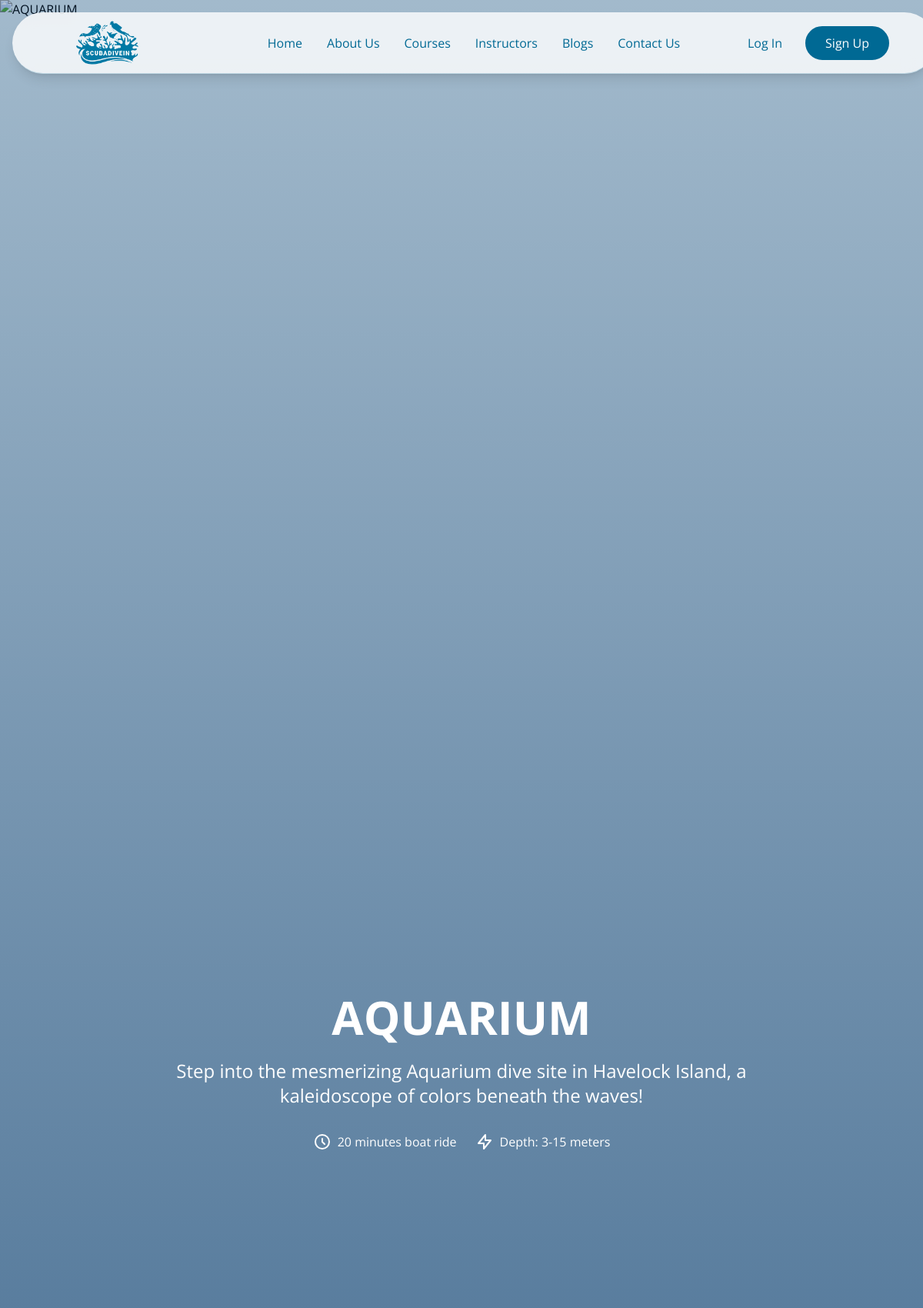
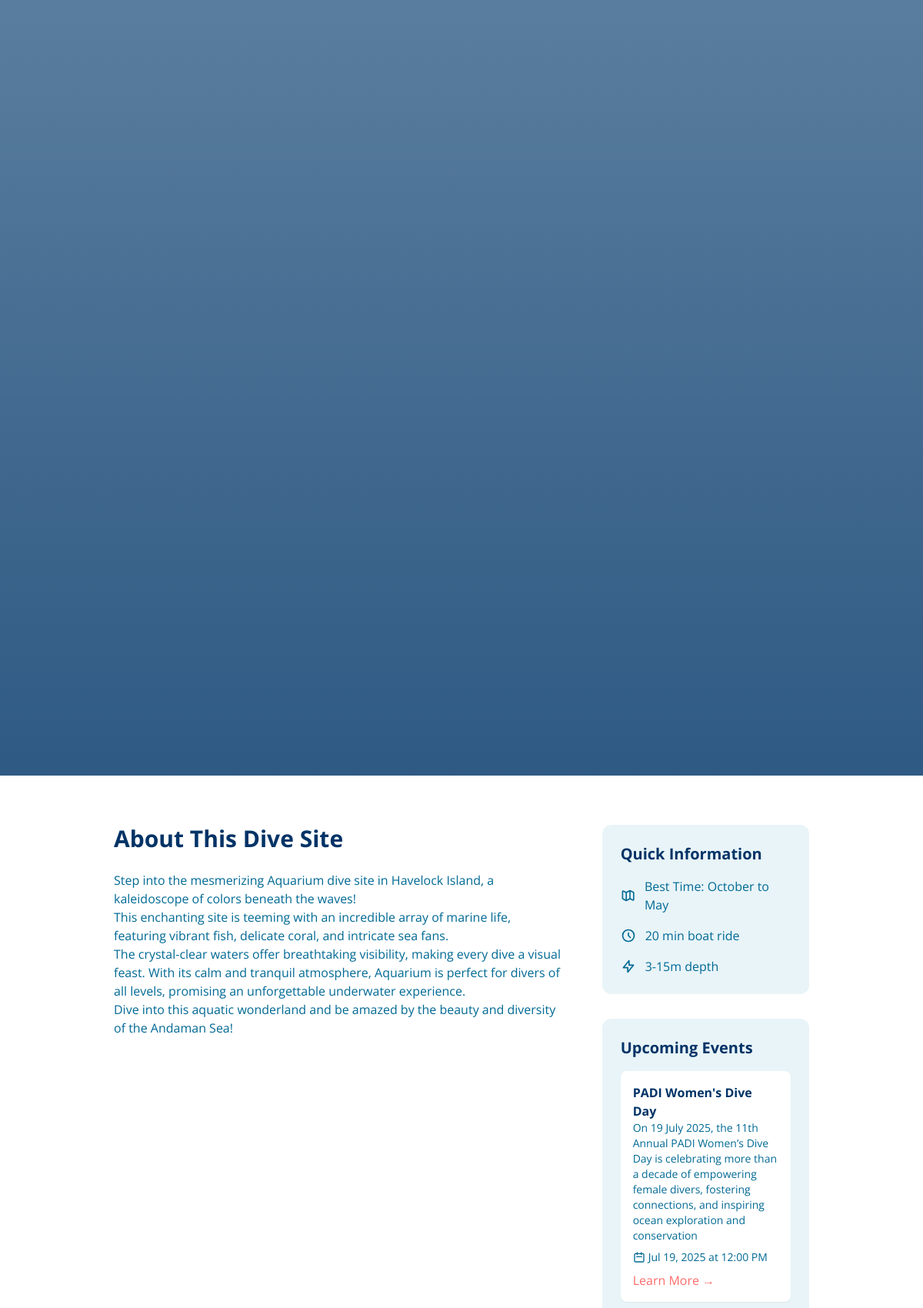
The app's page /dive-locations/aquarium/ (upper part) with its own data (2 pictures, top to bottom).
### mainSite/models.py (models this page shows, shortened)
class DiveLocation(models.Model):
    name = models.CharField(max_length=200, db_index=True)
    slug = models.SlugField(unique=True, db_index=True)
    short_description = models.CharField(max_length=255)
    description = models.TextField()
    featured_image = ImageKitField(folder_name='dive_locations', max_length=500, blank=True, null=True)
    boat_ride_duration = models.PositiveIntegerField(help_text="Duration in minutes")
    depth_range_min = models.PositiveIntegerField(help_text="Minimum depth in meters")
    depth_range_max = models.PositiveIntegerField(help_text="Maximum depth in meters")
    is_featured = models.BooleanField(default=False, db_index=True)
    is_active = models.BooleanField(default=True, db_index=True)
    created_at = models.DateTimeField(auto_now_add=True, db_index=True)
    updated_at = models.DateTimeField(auto_now=True)
    class Meta:
        ordering = ['name']
        indexes = [
            models.Index(fields=['is_featured', 'is_active']),
        ]
        verbose_name = "Dive Location"
        verbose_name_plural = "Dive Locations"

class Event(models.Model):
    name = models.CharField(max_length=200, db_index=True)
    slug = models.SlugField(unique=True, db_index=True)
    short_description = models.CharField(max_length=255)
    description = models.TextField()
    featured_image = ImageKitField(folder_name='event_images', max_length=500, blank=True, null=True)
    event_date = models.DateField(db_index=True)
    start_time = models.TimeField()
    duration = models.PositiveIntegerField(help_text="Duration in minutes")
    location = models.ForeignKey(DiveLocation, on_delete=models.CASCADE, related_name='events')
    max_participants = models.PositiveIntegerField(default=10)
    price = models.DecimalField(max_digits=10, decimal_places=2, db_index=True)
    is_featured = models.BooleanField(default=False, db_index=True)
    is_active = models.BooleanField(default=True, db_index=True)
    created_at = models.DateTimeField(auto_now_add=True, db_index=True)
    updated_at = models.DateTimeField(auto_now=True)
    class Meta:
        ordering = ['event_date', 'start_time']
        indexes = [
            models.Index(fields=['is_featured', 'is_active']),
            models.Index(fields=['event_date', 'start_time']),
        ]
        verbose_name = "Event"
        verbose_name_plural = "Events"

### mainSite/views.py (the view)
# urls.py: path('dive-locations/<slug:slug>/', views.dive_location_detail, name='diveLocationDetail'),
def dive_location_detail(request, slug):
    location = get_object_or_404(DiveLocation, slug=slug, is_active=True)
    location.featured_image_url = get_image_url(location.featured_image, 'featured')
    upcoming_events = location.events.filter(
        is_active=True,
        event_date__gte=timezone.now().date()
    ).order_by('event_date', 'start_time')[:3]
    for event in upcoming_events:
        event.featured_image_url = get_image_url(event.featured_image, 'thumbnail')
    context = {
        'location': location,
        'upcoming_events': upcoming_events,
        'page_title': location.name,
        'page_description': location.short_description
    }
    return render(request, 'mainSite/dive_location_detail.html', context)

### mainSite/utils/imagekit_config.py (called while the page is built)
def get_optimized_image_url(image_path, transformation_type='thumbnail'):
    if not image_path:
        return None
    transformations = {
        'thumbnail': [{'height': 300, 'width': 400}],
        'featured': [{'height': 800, 'width': 1200}],
        'gallery': [{'height': 600, 'width': 800}]
    }
    try:
        url = imagekit.url({
            "path": image_path,
            "transformation": transformations.get(transformation_type, [])
        })
        return url
    except Exception as e:
        print(f"ImageKit URL generation error: {str(e)}")
        return None

### mainSite/utils/imagekit_field.py (called while the page is built)
    def get_internal_type(self):
        return 'CharField'

    def from_db_value(self, value, expression, connection):
        if value is None:
            return value
        return value

### templates/mainSite/dive_location_detail.html (shortened to what this page needs)
{% extends '../base.html' %}
{% load static %}
{% block content %}
<section class="relative h-[50vh] min-h-[500px] flex items-center justify-center overflow-hidden pt-20">
  <div class="absolute inset-0 z-0">
    {% if location.featured_image_url %}
    <img src="{{ location.featured_image_url }}" alt="{{ location.name }}" class="w-full h-full object-cover">
    {% else %}
    <img src="{% static 'images/dive-sites/default-location.jpg' %}" alt="{{ location.name }}" class="w-full h-full object-cover"
         onerror="this.src='https://images.unsplash.com/photo-1682687982501-1e58ab814714?q=80&w=1470&auto=format&fit=crop'">
    {% endif %}
    <div class="absolute inset-0 bg-gradient-to-t from-deep-blue/80 to-deep-blue/30"></div>
  </div>
  <div class="container mx-auto px-[5%] relative z-10 text-center text-white">
    <h1 class="text-4xl font-bold md:text-5xl lg:text-6xl mb-6">{{ location.name }}</h1>
    <p class="text-xl md:text-2xl mb-8 max-w-3xl mx-auto">{{ location.short_description }}</p>
    <div class="flex flex-wrap justify-center gap-6">
      <div class="flex items-center">
        <svg xmlns="http://www.w3.org/2000/svg" class="h-6 w-6 mr-2" fill="none" viewBox="0 0 24 24" stroke="currentColor">
          <path stroke-linecap="round" stroke-linejoin="round" stroke-width="2" d="M12 8v4l3 3m6-3a9 9 0 11-18 0 9 9 0 0118 0z" />
        </svg>
        <span>{{ location.boat_ride_duration }} minutes boat ride</span>
      </div>
      <div class="flex items-center">
        <svg xmlns="http://www.w3.org/2000/svg" class="h-6 w-6 mr-2" fill="none" viewBox="0 0 24 24" stroke="currentColor">
          <path stroke-linecap="round" stroke-linejoin="round" stroke-width="2" d="M13 10V3L4 14h7v7l9-11h-7z" />
        </svg>
        <span>Depth: {{ location.depth_range_min }}-{{ location.depth_range_max }} meters</span>
      </div>
    </div>
  </div>
</section>
<section class="py-16 bg-white">
  <div class="container mx-auto px-[5%]">
    <div class="grid grid-cols-1 lg:grid-cols-3 gap-12">
      <div class="lg:col-span-2">
        <h2 class="text-3xl font-bold text-deep-blue mb-6">About This Dive Site</h2>
        <div class="prose max-w-none text-ocean-blue">
          {{ location.description|linebreaks }}
        </div>
      </div>
      <div class="lg:col-span-1">
        <div class="bg-wave rounded-xl p-6 mb-8">
          <h3 class="text-xl font-bold text-deep-blue mb-4">Quick Information</h3>
          <ul class="space-y-4">
            <li class="flex items-center text-ocean-blue">
              <span>Best Time: October to May</span>
            </li>
            <li class="flex items-center text-ocean-blue">
              <svg xmlns="http://www.w3.org/2000/svg" class="h-5 w-5 mr-3" fill="none" viewBox="0 0 24 24" stroke="currentColor">
                <path stroke-linecap="round" stroke-linejoin="round" stroke-width="2" d="M12 8v4l3 3m6-3a9 9 0 11-18 0 9 9 0 0118 0z" />
              </svg>
              <span>{{ location.boat_ride_duration }} min boat ride</span>
            </li>
            <li class="flex items-center text-ocean-blue">
              <svg xmlns="http://www.w3.org/2000/svg" class="h-5 w-5 mr-3" fill="none" viewBox="0 0 24 24" stroke="currentColor">
                <path stroke-linecap="round" stroke-linejoin="round" stroke-width="2" d="M13 10V3L4 14h7v7l9-11h-7z" />
              </svg>
              <span>{{ location.depth_range_min }}-{{ location.depth_range_max }}m depth</span>
            </li>
          </ul>
        </div>
        {% if upcoming_events %}
        <div class="bg-wave rounded-xl p-6">
          <h3 class="text-xl font-bold text-deep-blue mb-4">Upcoming Events</h3>
          <div class="space-y-4">
            {% for event in upcoming_events %}
            <div class="bg-white rounded-lg p-4 shadow-sm">
              <h4 class="font-bold text-deep-blue">{{ event.name }}</h4>
              <p class="text-sm text-ocean-blue mb-2">{{ event.short_description }}</p>
              <div class="flex items-center text-sm text-ocean-blue">
                <svg xmlns="http://www.w3.org/2000/svg" class="h-4 w-4 mr-1" fill="none" viewBox="0 0 24 24" stroke="currentColor">
                  <path stroke-linecap="round" stroke-linejoin="round" stroke-width="2" d="M8 7V3m8 4V3m-9 8h10M5 21h14a2 2 0 002-2V7a2 2 0 00-2-2H5a2 2 0 00-2 2v12a2 2 0 002 2z" />
                </svg>
                <span>{{ event.event_date|date:"M d, Y" }} at {{ event.start_time|time:"g:i A" }}</span>
              </div>
              <a href="{% url 'eventDetail' event.slug %}" class="mt-2 inline-block text-coral hover:text-deep-blue">
                Learn More →
              </a>
            </div>
            {% endfor %}
          </div>
        </div>
        {% endif %}
      </div>
    </div>
  </div>
</section>
{% endblock %}

### records on screen
DiveLocation: name "AQUARIUM", short_description "Step into the mesmerizing Aquarium dive site in Havelock Island, a kaleidoscope of colors beneath the waves!", boat_ride_duration "20", depth_range_min "3", depth_range_max "15", description "Step into the mesmerizing Aquarium dive site in Havelock Island, a kaleidoscope of colors beneath the waves! This enchanting site is teeming with an incredible array of marine life, featuring vibrant fish, delicate coral, and intricate sea fans. The crystal-clear waters offer breathtaking visibility, making every dive a visual feast. With its calm and tranquil atmosphere, Aquarium is perfect for divers of all levels, promising an unforgettable underwater experience. Dive into this aquatic wonderland and be amazed by the beauty and diversity of the Andaman Sea!"
Event: name "PADI Women's Dive Day", short_description "On 19 July 2025, the 11th Annual PADI Women’s Dive Day is celebrating more than a decade of empowering female divers, fostering connections, and inspiring ocean exploration and conservation", event_date "Jul 19, 2025", start_time "12:00 PM"
